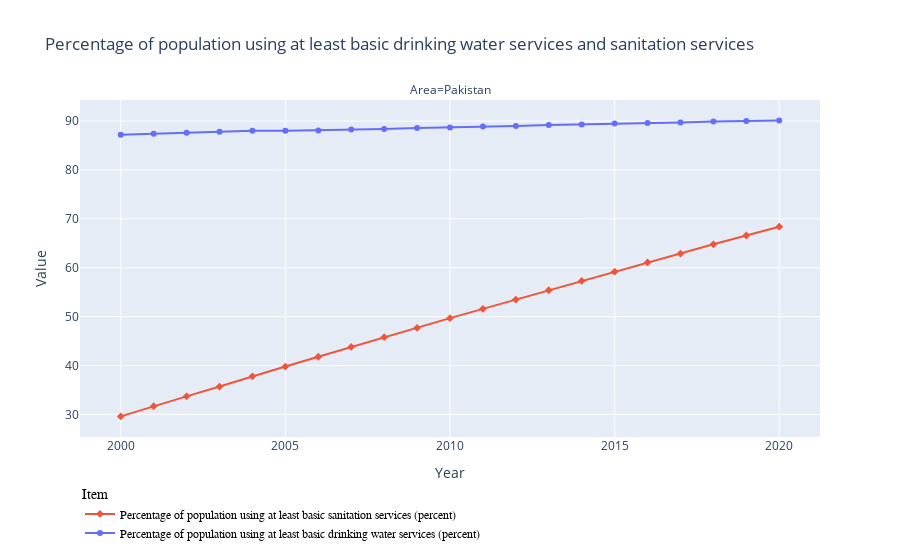

The cell this chart's notebook holds for it:
### Code cell
import plotly.express as px
fig = px.line(food, x="Year", y="Value", color="Item", markers=True, symbol="Item",facet_col="Area",
 labels={"area": "Area", "item": "Item Code"},
                   hover_data=["Item"], 
                   title="Percentage of population using at least basic drinking water services and sanitation services")
fig.update_traces(mode="markers+lines", hovertemplate=None)
fig.update_layout(hovermode="x")                   
fig.update_layout(
    legend=dict(
        x=0,
        y=-0.33,
        traceorder="reversed",
        title_font_family="Times New Roman",
        font=dict(
            family="Courier",
            size=12,
            color="black"
        ),
        
        
    )
)
fig.show()
fig.write_html("food.html")

### Figure 1 — Plotly figure (JSON) as saved in the notebook; plotly's stock layout.template omitted (floating-point values rounded to 4 significant figures)
{"data": [{"customdata": [["Percentage of population using at least basic drinking water services (percent)"], ["Percentage of population using at least basic drinking water services (percent)"], ["Percentage of population using at least basic drinking water services (percent)"], ["Percentage of population using at least basic drinking water services (percent)"], ["Percentage of population using at least basic drinking water services (percent)"], ["Percentage of population using at least basic drinking water services (percent)"], ["Percentage of population using at least basic drinking water services (percent)"], ["Percentage of population using at least basic drinking water services (percent)"], ["Percentage of population using at least basic drinking water services (percent)"], ["Percentage of population using at least basic drinking water services (percent)"], ["Percentage of population using at least basic drinking water services (percent)"], ["Percentage of population using at least basic drinking water services (percent)"], ["Percentage of population using at least basic drinking water services (percent)"], ["Percentage of population using at least basic drinking water services (percent)"], ["Percentage of population using at least basic drinking water services (percent)"], ["Percentage of population using at least basic drinking water services (percent)"], ["Percentage of population using at least basic drinking water services (percent)"], ["Percentage of population using at least basic drinking water services (percent)"], ["Percentage of population using at least basic drinking water services (percent)"], ["Percentage of population using at least basic drinking water services (percent)"], ["Percentage of population using at least basic drinking water services (percent)"]], "legendgroup": "Percentage of population using at least basic drinking water services (percent)", "line": {"color": "#636efa", "dash": "solid"}, "marker": {"symbol": "circle"}, "mode": "markers+lines", "name": "Percentage of population using at least basic drinking water services (percent)", "orientation": "v", "showlegend": true, "type": "scatter", "x": [2000, 2001, 2002, 2003, 2004, 2005, 2006, 2007, 2008, 2009, 2010, 2011, 2012, 2013, 2014, 2015, 2016, 2017, 2018, 2019, 2020], "xaxis": "x", "y": [87.2, 87.4, 87.6, 87.8, 88, 88, 88.1, 88.3, 88.4, 88.6, 88.7, 88.9, 89, 89.2, 89.3, 89.5, 89.6, 89.7, 89.9, 90, 90.1], "yaxis": "y"}, {"customdata": [["Percentage of population using at least basic sanitation services (percent)"], ["Percentage of population using at least basic sanitation services (percent)"], ["Percentage of population using at least basic sanitation services (percent)"], ["Percentage of population using at least basic sanitation services (percent)"], ["Percentage of population using at least basic sanitation services (percent)"], ["Percentage of population using at least basic sanitation services (percent)"], ["Percentage of population using at least basic sanitation services (percent)"], ["Percentage of population using at least basic sanitation services (percent)"], ["Percentage of population using at least basic sanitation services (percent)"], ["Percentage of population using at least basic sanitation services (percent)"], ["Percentage of population using at least basic sanitation services (percent)"], ["Percentage of population using at least basic sanitation services (percent)"], ["Percentage of population using at least basic sanitation services (percent)"], ["Percentage of population using at least basic sanitation services (percent)"], ["Percentage of population using at least basic sanitation services (percent)"], ["Percentage of population using at least basic sanitation services (percent)"], ["Percentage of population using at least basic sanitation services (percent)"], ["Percentage of population using at least basic sanitation services (percent)"], ["Percentage of population using at least basic sanitation services (percent)"], ["Percentage of population using at least basic sanitation services (percent)"], ["Percentage of population using at least basic sanitation services (percent)"]], "legendgroup": "Percentage of population using at least basic sanitation services (percent)", "line": {"color": "#EF553B", "dash": "solid"}, "marker": {"symbol": "diamond"}, "mode": "markers+lines", "name": "Percentage of population using at least basic sanitation services (percent)", "orientation": "v", "showlegend": true, "type": "scatter", "x": [2000, 2001, 2002, 2003, 2004, 2005, 2006, 2007, 2008, 2009, 2010, 2011, 2012, 2013, 2014, 2015, 2016, 2017, 2018, 2019, 2020], "xaxis": "x", "y": [29.6, 31.7, 33.7, 35.7, 37.8, 39.8, 41.8, 43.8, 45.8, 47.7, 49.7, 51.6, 53.5, 55.4, 57.3, 59.2, 61.1, 62.9, 64.8, 66.6, 68.4], "yaxis": "y"}], "layout": {"annotations": [{"font": {}, "showarrow": false, "text": "Area=Pakistan", "x": 0.5, "xanchor": "center", "xref": "paper", "y": 1, "yanchor": "bottom", "yref": "paper"}], "hovermode": "x", "legend": {"font": {"color": "black", "family": "Courier", "size": 12}, "title": {"font": {"family": "Times New Roman"}, "text": "Item"}, "tracegroupgap": 0, "traceorder": "reversed", "x": 0, "y": -0.33}, "title": {"text": "Percentage of population using at least basic drinking water services and sanitation services"}, "xaxis": {"anchor": "y", "domain": [0, 1], "title": {"text": "Year"}}, "yaxis": {"anchor": "x", "domain": [0, 1], "title": {"text": "Value"}}}}
